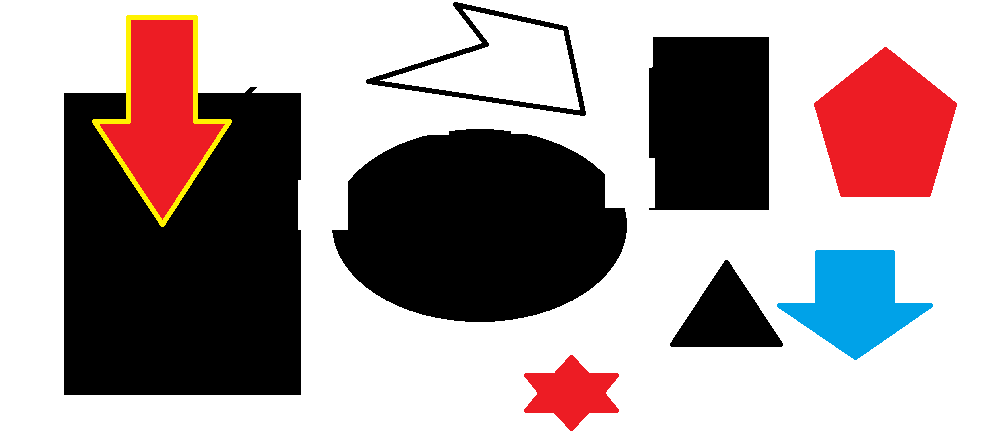
#> input picture Roboteam/OpenCV/Exemplos/Exemplos - Python/testContours.png, 991 x 443 px
$ python ContoursFeatures.py   (older library calls are emulated)
#> lines starting #> are read from the running program, lines starting #| are printed output that depends on the picture; after the words box and inside, x2 and y2 are one past the last pixel; in counts of white or black regions, pixels touching at a corner belong together
import cv2
import numpy as np

# Finding Contour and Moments
img = cv2.imread('testContours.png')
#> img is the input picture: shape (443, 991, 3); mean B, G, R 159.4, 159, 170.7
imgray = cv2.cvtColor(img, cv2.COLOR_BGR2GRAY)
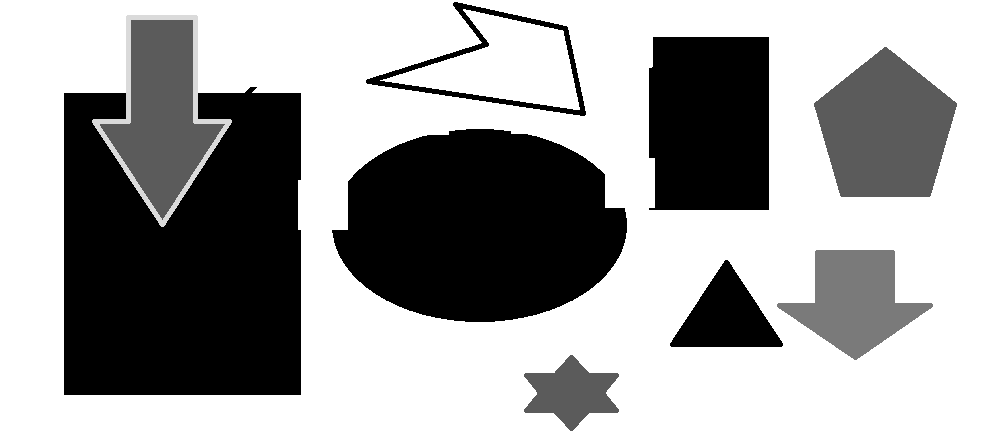
#> imgray: shape (443, 991); min 0, max 255, mean 162.5
ret, thresh = cv2.threshold(imgray, 127, 255, 0)
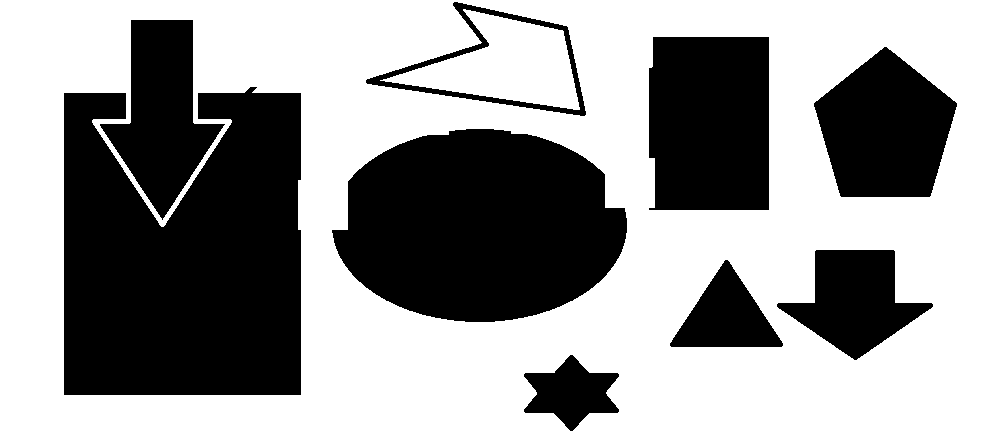
#> thresh: shape (443, 991); 60.3% white; 9 black regions
_, contours, hierarchy = cv2.findContours(thresh, cv2.RETR_TREE, cv2.CHAIN_APPROX_SIMPLE)
#> contours = 11 contours; largest, box (x1, y1, x2, y2) and area: (0, 0, 991, 443) 437580, (63, 86, 302, 396) 62338, (331, 128, 628, 323) 44078, (648, 36, 770, 211) 20633, (813, 46, 958, 198) 15228
#for c in contours:
#    im = cv2.drawContours(img, [c], 0, (0, 255, 0), 3)
cv2.imshow('Original', img)
cv2.waitKey(0)

M = []
C = []
A = []
P = []
Ca = []
H=[]
BRs = []
BRr = []
BC = []
BE = []
index = 0
print(len(contours))
#| 11

for c in contours:
    # Moments os the contours are in hierarchy variable
    M.append(cv2.moments(c))

    # Centroid of all contours
    C.append([int(M[index]['m10']/M[index]['m00']), int(M[index]['m01']/M[index]['m00'])])
    print(C)
    # Area of  contours can be found 2 methods
    a1 = M[index]['m00']
    a2 = cv2.contourArea(c)
    if a1 == a2:
        A.append(a1)

    # Perimiter of contour (True arg required for closed curve)
    P.append(cv2.arcLength(c, True))

    # Contour Approximation  - Generally used for shape correction
    epsilon = 0.1*P[index]  # 1% approximation of previous contour
    Ca.append(cv2.approxPolyDP(c, epsilon, True)) # Approximated contour

    # Convex Hull - An exterior polygon that covers the contour ?
    H.append(cv2.convexHull(c))

    # Bounding Shapes
    x, y, w, h = cv2.boundingRect(c)
    BRs.append([(x, y), (x + w, y + h)])          # Straight Rectangle
    rect = cv2.minAreaRect(c)
    BRr.append(np.intp(cv2.boxPoints(rect)))      # Rotaded Rectangle
    (x, y), radius = cv2.minEnclosingCircle(c)
    BC.append([(int(x), int(y)), int(radius)])    # Circle
    try:
        BE.append(cv2.fitEllipse(c))              # Ellipse
    except:
        pass
    index = index + 1
#> this loop made 11 passes
#> (a1, a2, epsilon, w, h, rect) on passes 2 to 8: (4144.5, 4144.5, 32.36, 97, 78, ((571, 392.5), (77, 96), -90)), (5354, 5354, 33.6, 115, 89, ((726, 303), (88, 114), -90)), (9231, 9231, 46.8, 158, 112, ((848.5, 296.6), (128.8, 115.2), -35.64)), (44077.5, 44077.5, 84.35, 297, 195, ((479, 225), (194, 296), -90)), (62337.5, 62337.5, 142, 239, 310, ((182, 240.5), (309, 238), -90)), (15228, 15228, 49.04, 145, 152, ((885, 121.5), (151, 144), -90)), (20633, 20633, 59.73, 122, 175, ((708.5, 123), (174, 121), -90))
#> (c, a1, a2, epsilon, w, h) on pass 1: ([[0, 0], [0, 442], [990, 442], [990, 0]], 437580, 437580, 286.4, 991, 443)
#| [[495, 221]]
#| [[495, 221], [571, 392]]
#| [[495, 221], [571, 392], [726, 316]]
#| [[495, 221], [571, 392], [726, 316], [854, 300]]
#| [[495, 221], [571, 392], [726, 316], [854, 300], [479, 225]]
#| [[495, 221], [571, 392], [726, 316], [854, 300], [479, 225], [184, 258]]
#| [[495, 221], [571, 392], [726, 316], [854, 300], [479, 225], [184, 258], [885, 129]]
#| [[495, 221], [571, 392], [726, 316], [854, 300], [479, 225], [184, 258], [885, 129], [709, 122]]
#> (further printed lines are left out)
#> after the loop, A = [437580, 4144.5, 5354, 9231, 44077.5, 62337.5, 15228, 20633, 12745, 12984.5, 9502]; BC = [[(495, 221), 542], [(571, 392), 51], [(726, 320), 61], [(854, 305), 78], [(479, 225), 148], [(182, 243), 192], [(885, 127), 81], [(708, 123), 105], [(161, 117), 102], [(476, 91), 111], [(480, 88), 100]]; BE = 10 items; BRr = 11 items; BRs = 11 items; C = [[495, 221], [571, 392], [726, 316], [854, 300], [479, 225], [184, 258], [885, 129], [709, 122], [161, 112], [500, 64], [506, 65]]; Ca = 11 contours; largest, box (x1, y1, x2, y2) and area: (0, 0, 991, 443) 437580, (63, 92, 302, 396) 71575, (331, 128, 628, 323) 28880, (648, 36, 770, 211) 20417, (813, 46, 958, 198) 14732; H = 11 contours; largest, box (x1, y1, x2, y2) and area: (0, 0, 991, 443) 437580, (63, 86, 302, 396) 72838, (331, 128, 628, 323) 45030, (648, 36, 770, 211) 20986, (99, 19, 226, 221) 16040; M = 11 items; P = [2864, 323.6, 336, 468, 843.5, 1419.7, 490.4, 597.3, 576.7, 642.7, 575]; index = 11

### DRAWING RESULTS ###
index = 0
# Centroid
#img = cv2.drawContours(img, contours[index], 0, (255, 0, 0), 2)
img = cv2.circle(img, tuple(C[index]), 2, (255, 0, 0), 2)
#> img: shape (443, 991, 3); 0.01% of pixels changed, all inside (x1, y1, x2, y2) = (492, 218, 499, 225)

# Area
#img = cv2.drawContours(img, contours[index + 1], 0, (0,255,0), 2)
font = cv2.FONT_HERSHEY_SIMPLEX
#> font = 0
cv2.putText(img, str(A[index + 1]), (C[index + 1][0] + 5, C[index + 1][1] + 5),
            font, 4, (255, 255, 2), 2, cv2.LINE_AA)

# Perimiter of contour (True arg required for closed curve)
#img = cv2.drawContours(img, [contours[index + 2]], 0, (0, 0, 255), 2)
cv2.putText(img, str(P[index + 2]), (C[index + 2][0] + 5, C[index + 1][1] + 5),
            font, 4, (2, 255, 255), 2, cv2.LINE_AA)

# Contour Approximation
img = cv2.drawContours(img, [Ca[index + 3]], 0, (0, 127, 127), 3)

# Convex Hull - An exterior polygon that covers the contour ?
img = cv2.drawContours(img, [H[index + 4]], 0, (127, 127, 127), 3)

# Bounding Shapes
img = cv2.rectangle(img, BRs[index + 5][0], BRs[index + 5][1], (127, 255, 127),2)
img = cv2.drawContours(img, [BRr[index + 6]], 0, (0, 55, 127), 2)
img = cv2.circle(img, BC[index + 7][0], BC[index + 7][1], (12, 55, 20), 2)
img = cv2.ellipse(img, BE[index + 8], (0, 255, 0), 2)
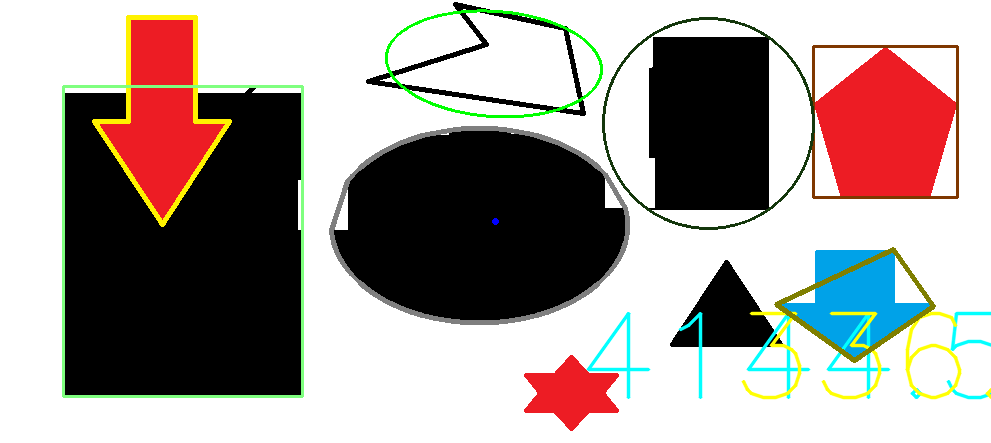
#> img: shape (443, 991, 3); mean B, G, R 153.4, 157.3, 166.2

cv2.imshow('Resultados', img)
cv2.waitKey(0)
